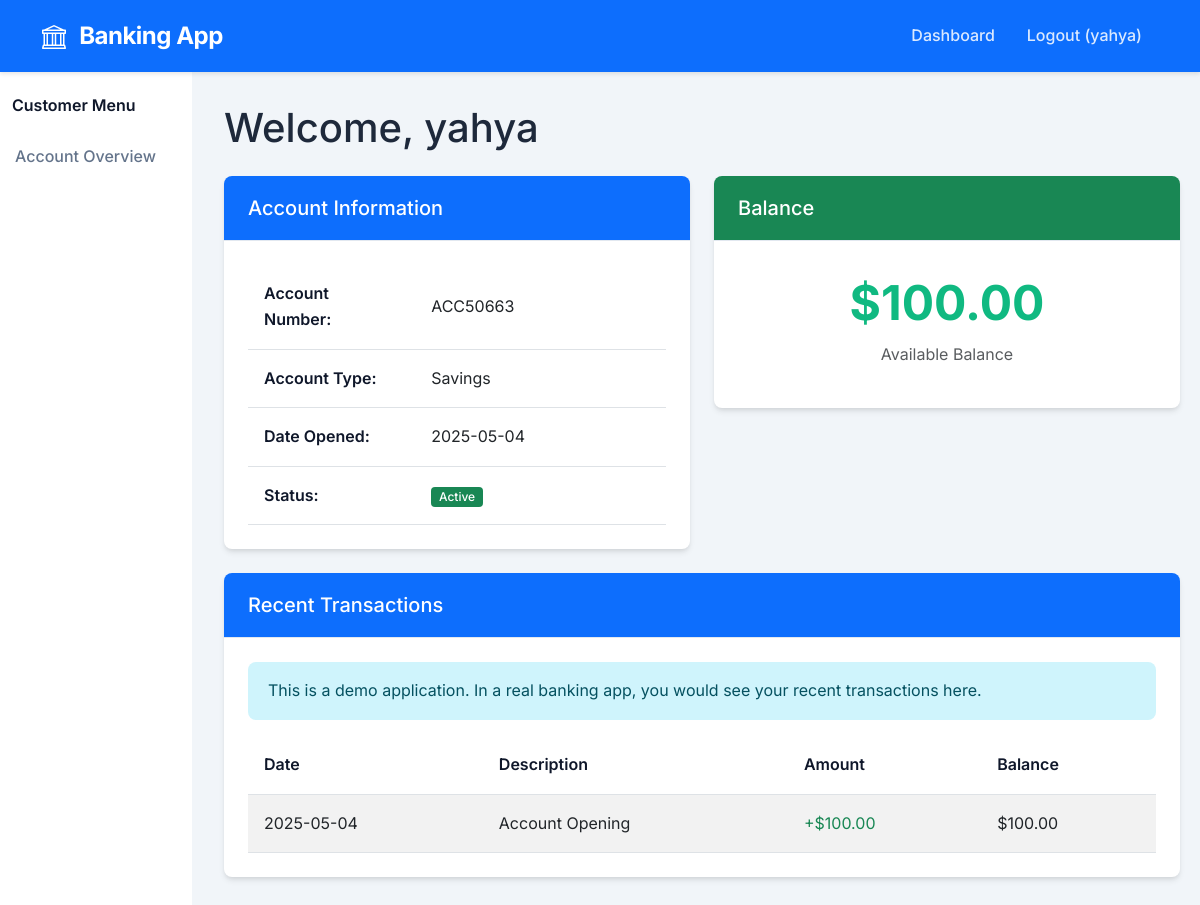
Page /customer/dashboard (signed in) on the committed database.
### app.py (models this page shows)
class Customer(db.Model):
    id = db.Column(db.Integer, primary_key=True)
    full_name = db.Column(db.String(100), nullable=False)
    email = db.Column(db.String(120), unique=True, nullable=False)
    password = db.Column(db.String(200), nullable=False)
    bank_account_number = db.Column(db.String(20), unique=True, nullable=False)
    account_type = db.Column(db.String(20), nullable=False)
    balance = db.Column(db.Float, default=0.0)
    date_opened = db.Column(db.DateTime, default=datetime.utcnow)
    status = db.Column(db.String(10), default='active')

### app.py (the view)
@app.route('/customer/dashboard')
@login_required
def customer_dashboard():
    if session.get('user_role') != 'customer':
        flash('Access denied', 'danger')
        return redirect(url_for('dashboard'))
    customer = Customer.query.get(session['user_id'])
    return render_template('customer/dashboard.html', customer=customer)

### app.py (called while the page is built)
def login_required(f):
    @wraps(f)
    def decorated_function(*args, **kwargs):
        if 'user_id' not in session:
            flash('Please log in to access this page', 'danger')
            return redirect(url_for('login'))
        return f(*args, **kwargs)
    return decorated_function

### templates/customer/dashboard.html (shortened to what this page needs)
{% extends 'base.html' %}
{% block content %}
<h1 class="mb-4 fade-in">Welcome, {{ customer.full_name }}</h1>
<div class="row fade-in">
    <div class="col-md-6">
        <div class="card mb-4">
            <div class="card-header bg-primary text-white">
                <h5 class="mb-0">Account Information</h5>
            </div>
            <div class="card-body">
                <table class="table account-info-table">
                    <tr>
                        <th>Account Number:</th>
                        <td>{{ customer.bank_account_number }}</td>
                    </tr>
                    <tr>
                        <th>Account Type:</th>
                        <td>{{ customer.account_type|capitalize }}</td>
                    </tr>
                    <tr>
                        <th>Date Opened:</th>
                        <td>{{ customer.date_opened.strftime('%Y-%m-%d') }}</td>
                    </tr>
                    <tr>
                        <th>Status:</th>
                        <td>
                            <span class="badge {% if customer.status == 'active' %}bg-success{% else %}bg-danger{% endif %}">
                                {{ customer.status|capitalize }}
                            </span>
                        </td>
                    </tr>
                </table>
            </div>
        </div>
    </div>
    <div class="col-md-6">
        <div class="card mb-4">
            <div class="card-header bg-success text-white">
                <h5 class="mb-0">Balance</h5>
            </div>
            <div class="card-body text-center">
                <div class="balance-display">${{ "%.2f"|format(customer.balance) }}</div>
                <p class="text-muted">Available Balance</p>
            </div>
        </div>
    </div>
</div>
<div class="row fade-in">
    <div class="col-md-12">
        <div class="card">
            <div class="card-header bg-primary text-white">
                <h5 class="mb-0">Recent Transactions</h5>
            </div>
            <div class="card-body">
                <div class="alert alert-info">
                    <p class="mb-0">This is a demo application. In a real banking app, you would see your recent transactions here.</p>
                </div>
                <table class="table table-striped">
                    <thead>
                        <tr>
                            <th>Date</th>
                            <th>Description</th>
                            <th>Amount</th>
                            <th>Balance</th>
                        </tr>
                    </thead>
                    <tbody>
                        <tr>
                            <td>{{ customer.date_opened.strftime('%Y-%m-%d') }}</td>
                            <td>Account Opening</td>
                            <td class="text-success">+${{ "%.2f"|format(customer.balance) }}</td>
                            <td>${{ "%.2f"|format(customer.balance) }}</td>
                        </tr>
                    </tbody>
                </table>
            </div>
        </div>
    </div>
</div>
{% endblock %}

### templates/base.html (shortened to what this page needs)
<!DOCTYPE html>
<html lang="en">
<head>
    <link href="https://cdn.jsdelivr.net/npm/bootstrap@5.3.0-alpha1/dist/css/bootstrap.min.css" rel="stylesheet">
    <link rel="stylesheet" href="{{ url_for('static', filename='css/style.css') }}">
</head>
<body>
    <nav class="navbar navbar-expand-lg navbar-dark bg-primary">
        <div class="container">
            <a class="navbar-brand" href="{{ url_for('index') }}">
                Banking App
            </a>
            <div class="collapse navbar-collapse" id="navbarNav">
                <ul class="navbar-nav ms-auto">
                    {% if 'user_id' in session %}
                        <li class="nav-item">
                            <a class="nav-link" href="{{ url_for('dashboard') }}">Dashboard</a>
                        </li>
                        <li class="nav-item">
                            <a class="nav-link" href="{{ url_for('logout') }}">Logout ({{ session['username'] }})</a>
                        </li>
                    {% else %}
                        <li class="nav-item">
                            <a class="nav-link" href="{{ url_for('login') }}">Login</a>
                        </li>
                    {% endif %}
                </ul>
            </div>
        </div>
    </nav>
    <div class="container-fluid">
        <div class="row">
            {% if 'user_id' in session %}
                <div class="col-md-2 sidebar">
                    {% if session['user_role'] == 'admin' %}
                        <h5 class="mb-3">Admin Menu</h5>
                        <ul class="nav flex-column">
                            <li class="nav-item">
                                <a class="nav-link" href="{{ url_for('admin_dashboard') }}">Dashboard</a>
                            </li>
                            <li class="nav-item">
                                <a class="nav-link" href="{{ url_for('admin_list') }}">Manage Admins</a>
                            </li>
                            <li class="nav-item">
                                <a class="nav-link" href="{{ url_for('customer_list') }}">Manage Customers</a>
                            </li>
                        </ul>
                    {% else %}
                        <h5 class="mb-3">Customer Menu</h5>
                        <ul class="nav flex-column">
                            <li class="nav-item">
                                <a class="nav-link" href="{{ url_for('customer_dashboard') }}">Account Overview</a>
                            </li>
                        </ul>
                    {% endif %}
                </div>
                <div class="col-md-10 content">
            {% else %}
                <div class="col-md-12 content">
            {% endif %}
                {% block content %}{% endblock %}
            </div>
        </div>
    </div>
</body>
</html>

### static/css/style.css (style rules this page uses)
:root { --primary-color: #2563eb; --primary-dark: #1d4ed8; --primary-light: #3b82f6; --secondary-color: #0f172a; --accent-color: #f59e0b; --success-color: #10b981; --danger-color: #ef4444; --warning-color: #f59e0b; --info-color: #3b82f6; --light-color: #f8fafc; --dark-color: #1e293b; --gray-color: #64748b; --gray-light: #e2e8f0; --border-radius: 0.5rem; --box-shadow: 0 4px 6px -1px rgba(0, 0, 0, 0.1), 0 2px 4px -1px rgba(0, 0, 0, 0.06); --transition: all 0.3s ease; }
body { font-family: "Inter", -apple-system, BlinkMacSystemFont, "Segoe UI", Roboto, Oxygen, Ubuntu, Cantarell, "Open Sans", "Helvetica Neue", sans-serif; color: var(--dark-color); background-color: #f1f5f9; line-height: 1.6; }
.container-fluid { padding: 0; }
.navbar { box-shadow: 0 2px 4px rgba(0, 0, 0, 0.1); padding: 0.75rem 1rem; }
.navbar-brand { font-weight: 700; font-size: 1.5rem; letter-spacing: -0.5px; }
.navbar-dark .navbar-nav .nav-link { color: rgba(255, 255, 255, 0.85); font-weight: 500; padding: 0.5rem 1rem; border-radius: var(--border-radius); transition: var(--transition); }
.sidebar { background-color: white; box-shadow: 1px 0 5px rgba(0, 0, 0, 0.05); padding: 1.5rem 0; min-height: calc(100vh - 56px); }
.sidebar h5 { padding: 0 1.5rem; margin-bottom: 1.25rem; font-weight: 600; color: var(--secondary-color); font-size: 1rem; }
.sidebar .nav-link { padding: 0.75rem 1.5rem; color: var(--gray-color); border-left: 3px solid transparent; transition: var(--transition); font-weight: 500; }
.content { padding: 2rem; background-color: #f1f5f9; }
.card { border: none; border-radius: var(--border-radius); box-shadow: var(--box-shadow); transition: var(--transition); overflow: hidden; margin-bottom: 1.5rem; }
.card-header { background-color: white; border-bottom: 1px solid var(--gray-light); padding: 1.25rem 1.5rem; font-weight: 600; }
.card-body { padding: 1.5rem; }
.table { margin-bottom: 0; }
.table th { font-weight: 600; color: var(--secondary-color); border-top: none; border-bottom-width: 1px; padding: 1rem; }
.table td { padding: 1rem; vertical-align: middle; }
.table-striped tbody tr:nth-of-type(odd) { background-color: rgba(0, 0, 0, 0.02); }
.badge { font-weight: 500; padding: 0.35em 0.65em; border-radius: 0.25rem; }
.alert { border-radius: var(--border-radius); border: none; padding: 1rem 1.25rem; }
.balance-display { font-size: 3rem; font-weight: 700; color: var(--success-color); }
.account-info-table { margin-bottom: 0; }
.account-info-table th { width: 40%; font-weight: 600; }
.fade-in { animation: fadeIn 0.3s ease-in-out; }

### rows in the picture
Customer: username "yahya", full_name "yahya", bank_account_number "ACC50663", account_type "Savings", date_opened "2025-05-04", status "Active", balance "100.00"
